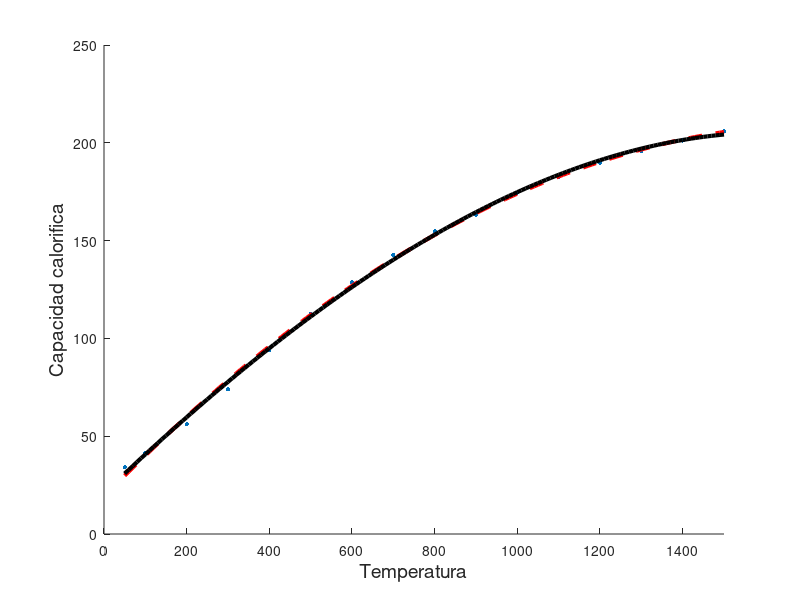

The MATLAB script that drew this image:
% Capacitate en Octave - 2019 - FCAI-UNCuyo
% https://introoctave.github.io/capacitoctave
% Jornadas de Investigación y Enseñanza de las Ciencias Experimentales (JEICE)
%
% Trabajo Practico 2
% Ejercicio 38
% 
% Regresion polinomica - Capacidad calorifica propano
%
% Buscamos encontrar los coeficientes de regresion, considerando polinomios
% de grado 2 y 3,. Ingresamos los datos experimentales en dos matrices (T y Cp).

T_exp  = [ 50 100 200 300 400 500 600 700 800 900 1000 1100 1200 1300 1400 1500 ];
Cp_exp = [ 34.06 41.3 56.07 73.93 94.01 112.59 128.7 142.67 154.77 163.35 174.6 182.67 189.74 195.85 201.21 205.89];

% Buscamos los coeficientes de ambos polinomios:

Cp2 = polyfit(T_exp,Cp_exp,2); % Coeficientes polinomio grado 2
Cp3 = polyfit(T_exp,Cp_exp,3); % Coeficientes polinomio grado 3

T = 50:10:1500;

% Obtenemos los polinomios correspondientes para graficar y comparar.

poli2 = polyval(Cp2,T);
poli3 = polyval(Cp3,T);

scatter(T_exp,Cp_exp,10,'filled')
xlim([0 1500])
xlabel ('Temperatura','fontsize',14)
ylabel ('Capacidad calorifica','fontsize',14)
hold on
plot(T,poli2,'r--','linewidth',3)
plot(T,poli3,'k-','linewidth',3)
hold off

% Interpretar los resultados obtenidos
